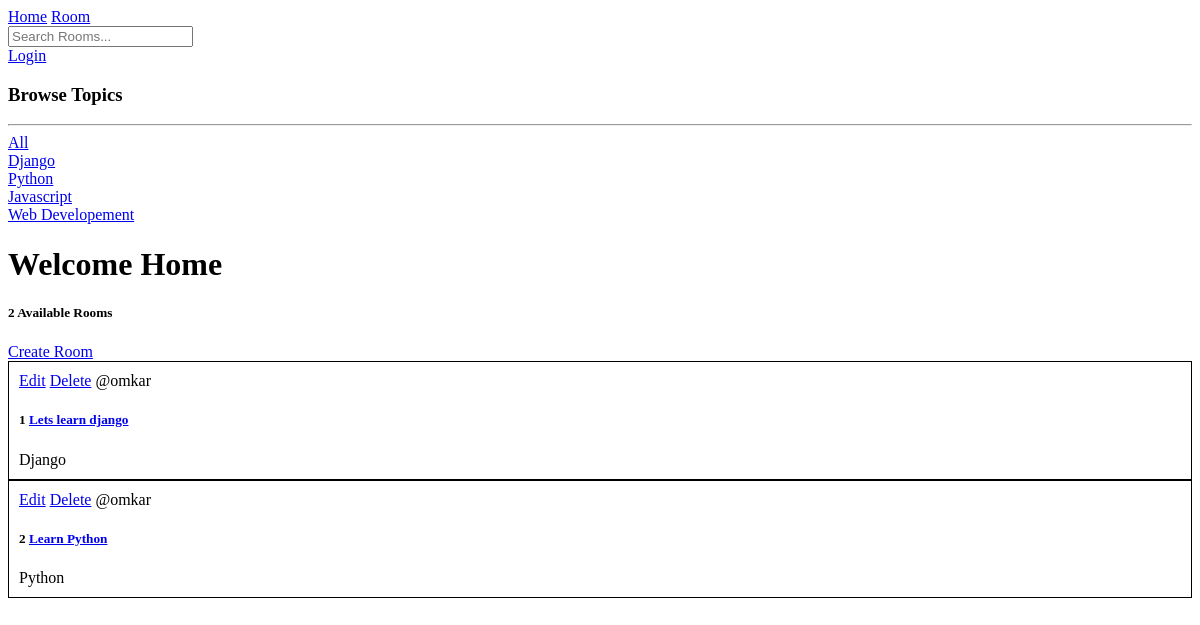
The app's page /, older data.
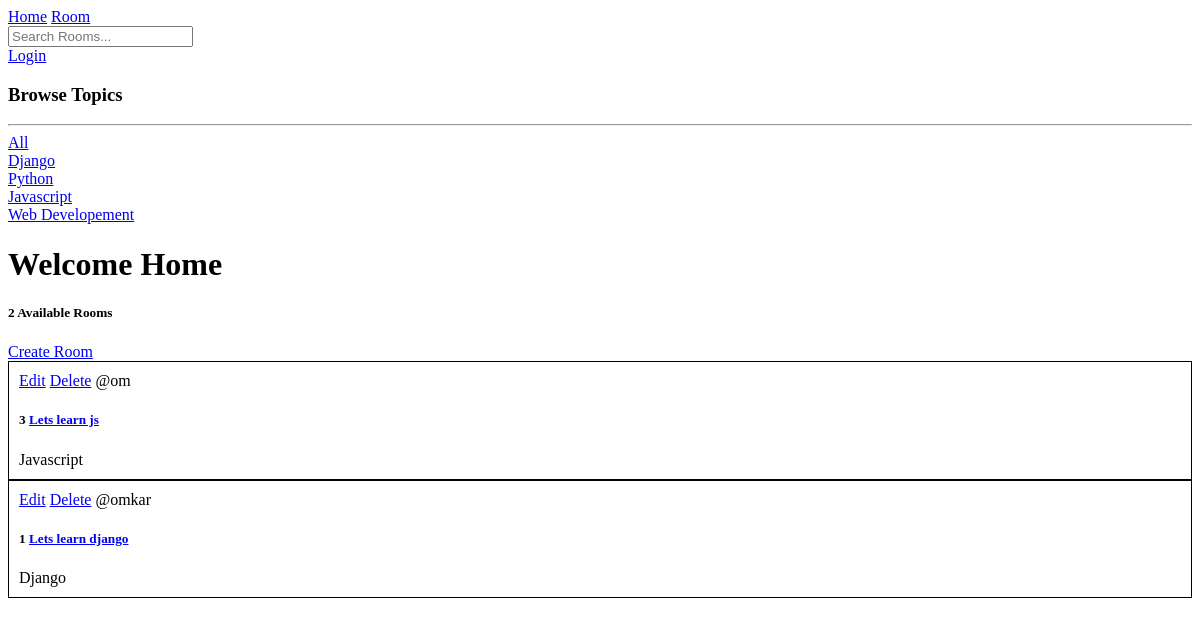
The same page, newer data.
### base/models.py (models this page shows, shortened)
class Topic(models.Model):
    name = models.CharField(max_length = 200)

class Room(models.Model):
    class Meta:
        ordering = ['-updated', '-created']
    host = models.ForeignKey(User, on_delete = models.SET_NULL, null = True)
    topic = models.ForeignKey(Topic, on_delete = models.SET_NULL, null = True)
    name = models.CharField(max_length = 200)
    description = models.TextField(null = True, blank = True)
    updated = models.DateTimeField(auto_now = True)
    created = models.DateTimeField(auto_now_add = True)

### base/views.py (the view)
# urls.py: path('', views.home, name = "home"),
def home(request):
    topic = request.GET.get("topic") if request.GET.get('topic') != None else ''
    rooms = Room.objects.filter(
        Q(topic__name__icontains = topic) |
        Q(name__icontains = topic) |
        Q(description__icontains = topic)
    )
    topics = Topic.objects.all()
    context = {'rooms' : rooms, 'topics' : topics, 'room_count' : len(rooms)}
    return render(request, 'base/home.html', context)

### base/templates/base/home.html
{% extends 'main.html' %} {% block content %}
<div class="home-container">
  <div>
    <h3>Browse Topics</h3>
    <hr />
    <div>
      <a href="{% url 'home' %}">All</a>
    </div>
    {% for topic in topics %}
    <div>
      <a href="{% url 'home'%}?topic={{topic.name}} ">{{topic.name}}</a>
    </div>
    {% endfor %}
  </div>
  <h1>Welcome Home</h1>
  <div>
    <h5>{{room_count}} Available Rooms</h5>
    <a href="{% url 'create-room' %}">Create Room</a>
    {% for room in rooms %}
    <div style="border: 1px solid black; padding: 10px">
      <a href="{% url 'update-room' room.id%}">Edit</a>
      <a href="{% url 'delete-room' room.id%}">Delete</a>
      <span>@{{room.host.username}}</span>
      <h5>
        {{room.id}}
        <a href="{% url 'room' room.id %}"><span>{{room.name}}</span> </a>
      </h5>
      <span>{{room.topic.name}}</span>
    </div>
    {% endfor %}
  </div>
</div>
{% endblock content %}

Row changes from the older to the newer data that the page shows:
removed Room: host.username "omkar", id "2", name "Learn Python", topic.name "Python"
added Room: host.username "om", id "3", name "Lets learn js", topic.name "Javascript"
